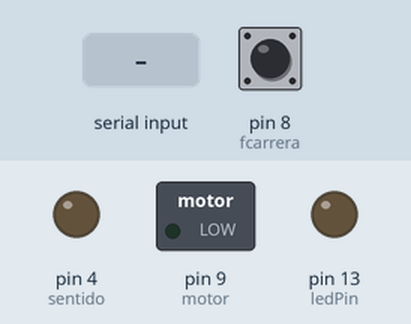
The sketch below on a simulated Arduino Uno, built with avr-gcc and run on an emulated ATmega328P. Parts: switched loads named in the sketch (green lamp = pin HIGH), output pins drawn as LEDs (lit = HIGH). The inputs (shaded band) are chosen by the test bench; at power-on: pin 8 (fcarrera) HIGH. What the sketch prints to the serial monitor is not drawn.

Above: at 1.9 s.
At 6.2 s:
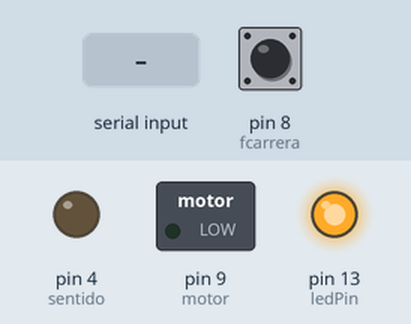
6.3 s: "q" received over Serial
Timing chart, 0 to 9.3 s (numbered marks = the images above; inputs shaded):
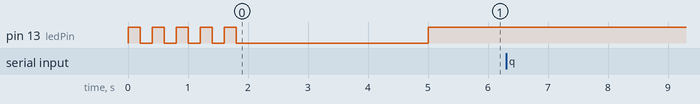

Measured:
- after the input at 6.3 s, every drawn part: stays the same

The sketch:

referenciar1.1.ino.ino
```cpp
  int p_rev; //pulsos por revolucion
  int rev_capa; // revoluciones por capa
  int n_espiras; //cantidad total de espiras
  unsigned long pulsos; //contador de pulsos del encoder
  int pulsos_rev; //cantidad de pulsos por revolucion
  int sentido = 4; //pin de control de motor PaP
  int clk = 7; //pin de clock para motor PaP
  int n=0; // variable para pruebas
  int feedrate=100; //inicializado para referenciar
  int contador=0;
  int ref=0; //guardo el estado de la referenciada
  int fcarrera = 8; //pin del final de carrera
  int fcarreraest = 0; //variable donde guardo el estado del final de carrera
  int motor=9; //motor de carretel
  const int ledPin =  13;
  long int rec=0;

void setup() {
  // put your setup code here, to run once:
  // initialize serial:
  Serial.begin(9600);
  pinMode(motor, OUTPUT);
  pinMode(sentido, OUTPUT);
  pinMode(clk, OUTPUT);
 // attachInterrupt( 0, encoder, FALLING); // configuramos la interrupcion como falling
  pinMode(fcarrera, INPUT);
  digitalWrite(sentido, LOW);

    pinMode(ledPin, OUTPUT);

    while(n<5)
    {
      digitalWrite(ledPin, HIGH);
      delay(200);
      digitalWrite(ledPin, LOW);
      delay(200);
      n++;
    }

    delay(3000);
digitalWrite(ledPin, HIGH);

fcarreraest = digitalRead(fcarrera);
}

void loop() {
  // put your main code here, to run repeatedly:

  if(ref==0)
      {
        referenciar();
      }


}

/*----------funcion referenciar------------*/
void referenciar()
  {
    fcarreraest = digitalRead(fcarrera);
    digitalWrite(sentido, HIGH);
    while (fcarreraest==LOW)
      {
        digitalWrite(clk, !digitalRead(clk));
        delay(5);
        fcarreraest = digitalRead(fcarrera);
        contador++;
      }

    ref=1;
    digitalWrite(sentido, LOW);
  }

void serialEvent()
  {
  while (Serial.available())
      {
        rec = (long int)Serial.read();
      }
    if (rec=='q')
      Serial.println(contador);
    if(rec=='w')
      contador=0;
    if(rec=='d')
      n=contador;
    if(rec=='e')
      Serial.println(n);

  }
```
